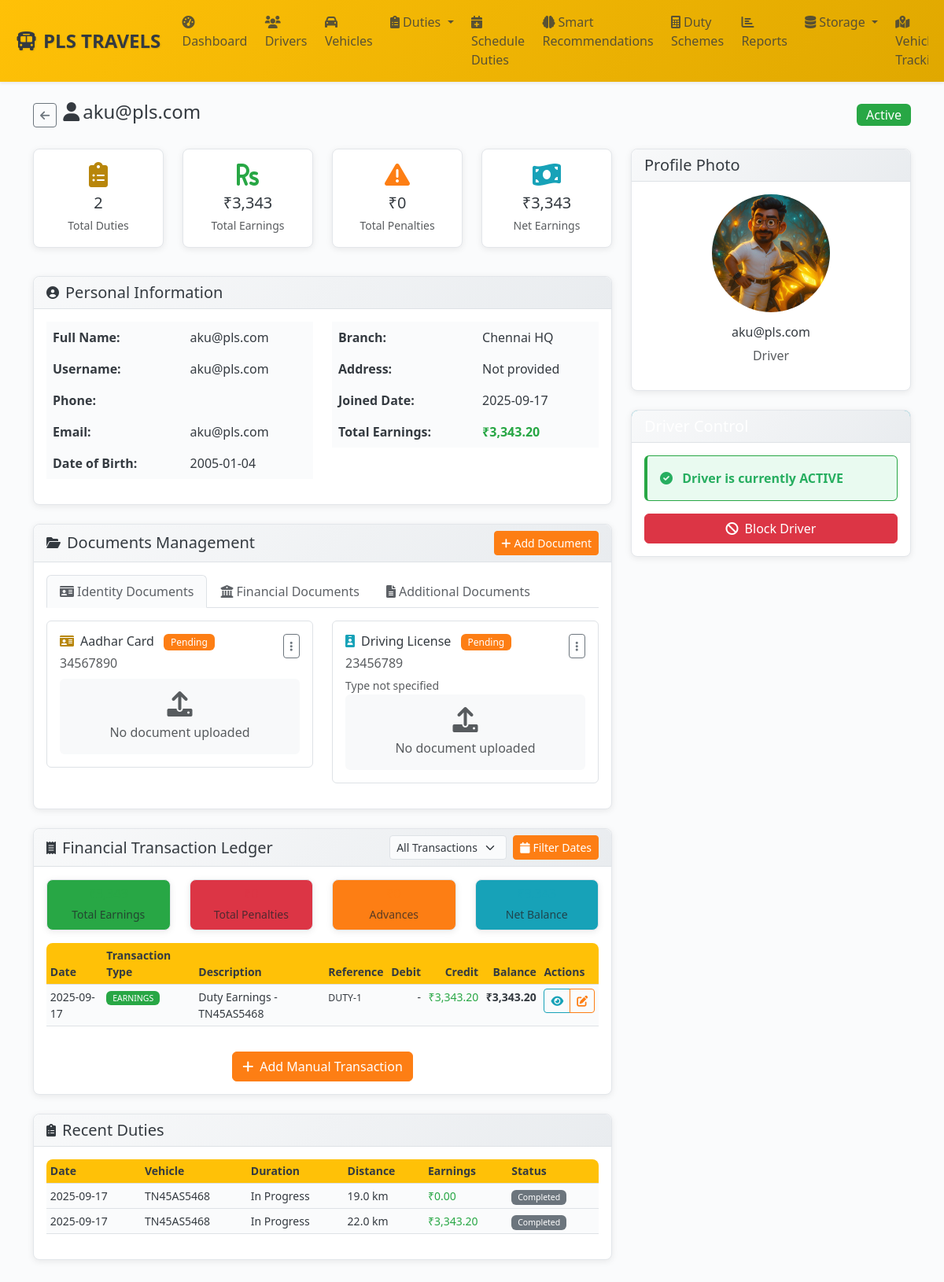
/admin/drivers/2/view (signed in), run on an earlier commit of the app's database.
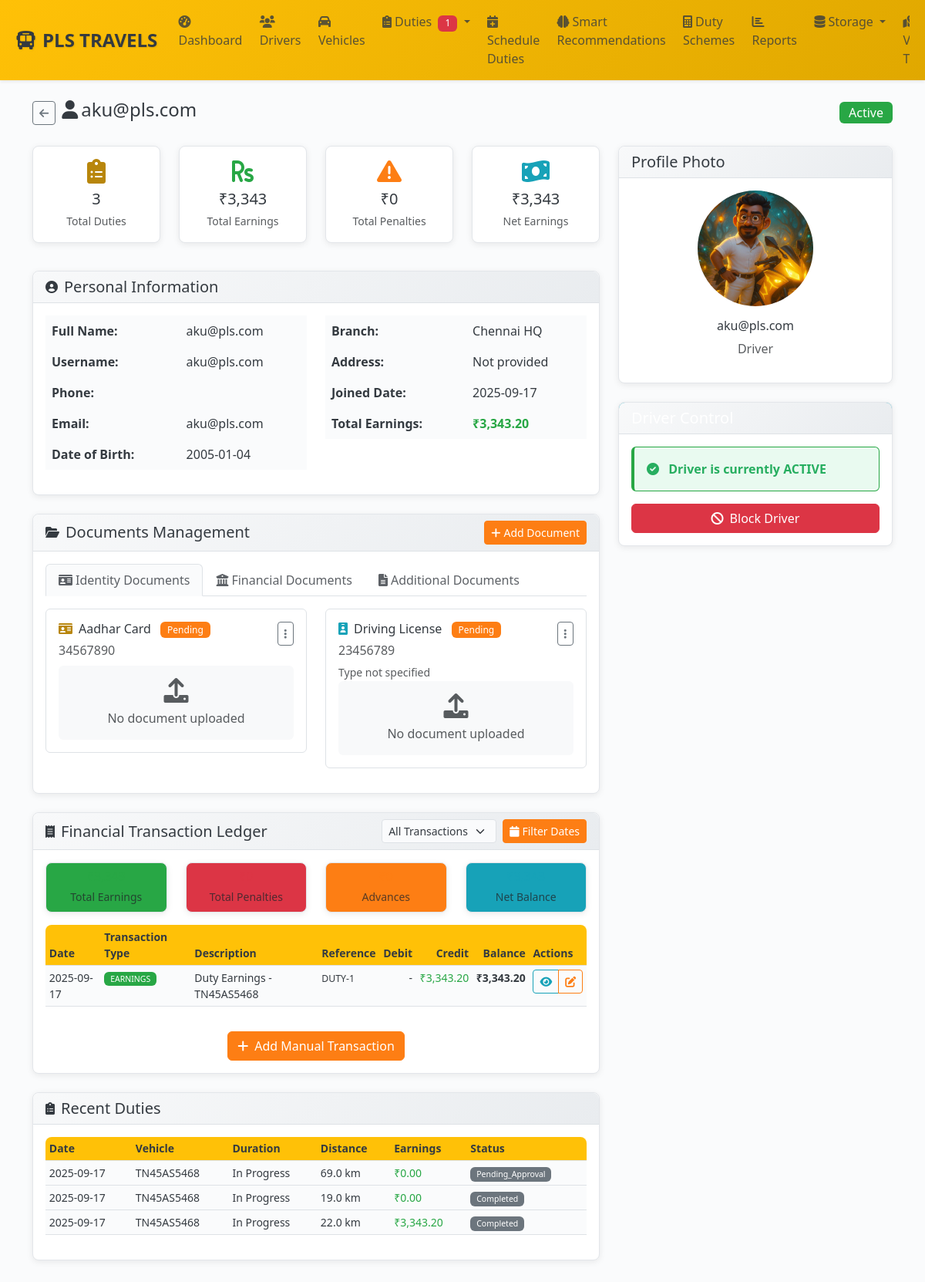
And on a later commit of the database.
### models.py (models this page shows, shortened)
class Duty(db.Model):
    __tablename__ = 'duties'
    id = db.Column(db.Integer, primary_key=True)
    uuid = db.Column(db.String(36), unique=True, nullable=False, default=lambda: str(uuid.uuid4()))
    driver_id = db.Column(db.Integer, db.ForeignKey('drivers.id'), nullable=False, index=True)
    vehicle_id = db.Column(db.Integer, db.ForeignKey('vehicles.id'), nullable=False, index=True)
    branch_id = db.Column(db.Integer, db.ForeignKey('branches.id'), nullable=False, index=True)
    duty_scheme_id = db.Column(db.Integer, db.ForeignKey('duty_schemes.id'))
    scheduled_start = db.Column(db.DateTime)
    scheduled_end = db.Column(db.DateTime)
    actual_start = db.Column(db.DateTime, index=True)
    actual_end = db.Column(db.DateTime)
    break_duration = db.Column(db.Integer, default=0)  # minutes
    start_location_lat = db.Column(db.Float)
    start_location_lng = db.Column(db.Float)
    start_location_accuracy = db.Column(db.Float)
    start_photo = db.Column(db.String(255))
    start_odometer = db.Column(db.Float)
    end_location_lat = db.Column(db.Float)
    end_location_lng = db.Column(db.Float)
    end_location_accuracy = db.Column(db.Float)
    end_photo = db.Column(db.String(255))
    end_odometer = db.Column(db.Float)
    total_trips = db.Column(db.Integer, default=0)
    total_distance = db.Column(db.Float, default=0.0)
    total_passengers = db.Column(db.Integer, default=0)
    fuel_consumed = db.Column(db.Float, default=0.0)
    cash_collection = db.Column(db.Float, default=0.0)  # CASH ON HAND
    digital_payments = db.Column(db.Float, default=0.0)
    card_payments = db.Column(db.Float, default=0.0)
    wallet_payments = db.Column(db.Float, default=0.0)
    uber_trips = db.Column(db.Integer, default=0)  # UBER TRIPS
    uber_collected = db.Column(db.Float, default=0.0)  # UBER COLLECTED
    qr_payment = db.Column(db.Float, default=0.0)  # QR PAYMENT
    operator_out = db.Column(db.Float, default=0.0)  # OPERATOR OUT
    company_pay = db.Column(db.Float, default=0.0)  # COMPANY PAY
    start_cng = db.Column(db.Float, default=0.0)  # START CNG
    end_cng = db.Column(db.Float, default=0.0)  # END CNG
    cng_average = db.Column(db.Float, default=0.0)  # CNG AVERAGE
    cng_point = db.Column(db.String(100))  # CNG POINT
    pass_amount = db.Column(db.Float, default=0.0)  # PASS
    insurance_amount = db.Column(db.Float, default=0.0)  # INSURANCE
    fuel_expense = db.Column(db.Float, default=0.0)
    toll_expense = db.Column(db.Float, default=0.0)
    parking_expense = db.Column(db.Float, default=0.0)
    maintenance_expense = db.Column(db.Float, default=0.0)
    other_expenses = db.Column(db.Float, default=0.0)
    expense_description = db.Column(db.Text)
    base_payment = db.Column(db.Float, default=0.0)
    incentive_payment = db.Column(db.Float, default=0.0)
    bonus_payment = db.Column(db.Float, default=0.0)
    overtime_payment = db.Column(db.Float, default=0.0)
    advance_deduction = db.Column(db.Float, default=0.0)
    penalty_deduction = db.Column(db.Float, default=0.0)
    fuel_deduction = db.Column(db.Float, default=0.0)
    other_deductions = db.Column(db.Float, default=0.0)
    deduction_description = db.Column(db.Text)
    gross_revenue = db.Column(db.Float, default=0.0)
    net_revenue = db.Column(db.Float, default=0.0)
    driver_earnings = db.Column(db.Float, default=0.0)
    company_profit = db.Column(db.Float, default=0.0)
    status = db.Column(db.Enum(DutyStatus), nullable=False, default=DutyStatus.SCHEDULED, index=True)
    notes = db.Column(db.Text)
    supervisor_notes = db.Column(db.Text)
    submitted_at = db.Column(db.DateTime)
    reviewed_by = db.Column(db.Integer, db.ForeignKey('users.id'))
    reviewed_at = db.Column(db.DateTime)
    approved_at = db.Column(db.DateTime)
    rejection_reason = db.Column(db.Text)
    created_at = db.Column(db.DateTime, default=get_ist_time_naive)
    updated_at = db.Column(db.DateTime, default=get_ist_time_naive, onupdate=get_ist_time_naive)
    reviewer = db.relationship('User', foreign_keys=[reviewed_by])
    __table_args__ = (
        Index('idx_duty_date_branch', 'actual_start', 'branch_id'),
        Index('idx_duty_status_driver', 'status', 'driver_id'),
        Index('idx_duty_revenue', 'gross_revenue', 'driver_earnings'),
    )
    @hybrid_property
    def start_time(self):
        return self.actual_start
    @hybrid_property
    def distance_km(self):
        return self.total_distance

class Vehicle(db.Model):
    __tablename__ = 'vehicles'
    id = db.Column(db.Integer, primary_key=True)
    uuid = db.Column(db.String(36), unique=True, nullable=False, default=lambda: str(uuid.uuid4()))
    branch_id = db.Column(db.Integer, db.ForeignKey('branches.id'), nullable=False, index=True)
    vehicle_type_id = db.Column(db.Integer, db.ForeignKey('vehicle_types.id'), nullable=True)
    registration_number = db.Column(db.String(20), unique=True, nullable=False, index=True)
    chassis_number = db.Column(db.String(50), unique=True)
    engine_number = db.Column(db.String(50), unique=True)
    make = db.Column(db.String(50))  # Maruti, Tata, etc.
    model = db.Column(db.String(100))
    variant = db.Column(db.String(50))
    manufacturing_year = db.Column(db.Integer)
    purchase_date = db.Column(db.Date)
    color = db.Column(db.String(30))
    seating_capacity = db.Column(db.Integer)
    fuel_tank_capacity = db.Column(db.Float)
    mileage = db.Column(db.Float)  # km per liter
    insurance_provider = db.Column(db.String(100))
    insurance_policy_number = db.Column(db.String(100))
    insurance_start_date = db.Column(db.Date)
    insurance_expiry_date = db.Column(db.Date, index=True)
    insurance_premium = db.Column(db.Float)
    fitness_certificate_number = db.Column(db.String(50))
    fitness_expiry_date = db.Column(db.Date, index=True)
    permit_number = db.Column(db.String(50))
    permit_type = db.Column(db.String(30))  # All India, State, City
    permit_expiry_date = db.Column(db.Date, index=True)
    pollution_certificate_number = db.Column(db.String(50))
    pollution_expiry_date = db.Column(db.Date)
    gps_device_id = db.Column(db.String(50))
    gps_sim_number = db.Column(db.String(20))
    fastag_id = db.Column(db.String(50))
    fastag_balance = db.Column(db.Float, default=0.0)
    status = db.Column(db.Enum(VehicleStatus), nullable=False, default=VehicleStatus.ACTIVE, index=True)
    is_available = db.Column(db.Boolean, default=True, index=True)
    last_service_date = db.Column(db.Date)
    next_service_date = db.Column(db.Date)
    current_odometer = db.Column(db.Float, default=0.0)
    purchase_price = db.Column(db.Float)
    current_market_value = db.Column(db.Float)
    total_maintenance_cost = db.Column(db.Float, default=0.0)
    registration_document = db.Column(db.String(255))  # Vehicle registration certificate
    insurance_document = db.Column(db.String(255))  # Insurance policy document
    fitness_document = db.Column(db.String(255))  # Fitness certificate document
    permit_document = db.Column(db.String(255))  # Permit document
    pollution_document = db.Column(db.String(255))  # Pollution certificate document
    other_document = db.Column(db.String(255))  # Other important documents
    uber_vehicle_id = db.Column(db.String(100), unique=True, index=True)  # Uber's vehicle ID
    uber_vehicle_uuid = db.Column(db.String(100), unique=True)  # Uber's vehicle UUID
    uber_sync_status = db.Column(db.String(20), default='none', index=True)  # none, synced, failed, pending
    uber_last_sync = db.Column(db.DateTime)  # Last successful sync timestamp
    uber_sync_error = db.Column(db.Text)  # Last sync error message
    uber_vehicle_data = db.Column(db.Text)  # JSON: Cached Uber vehicle data
    created_at = db.Column(db.DateTime, default=get_ist_time_naive)
    updated_at = db.Column(db.DateTime, default=get_ist_time_naive, onupdate=get_ist_time_naive)
    vehicle_type_obj = db.relationship('VehicleType', backref=db.backref('vehicle_instances', overlaps="vehicles,vehicle_type_info"), lazy=True, overlaps="vehicle_type_info,vehicles")
    duties = db.relationship('Duty', backref='vehicle', lazy=True)
    maintenance_records = db.relationship('MaintenanceRecord', backref='vehicle', lazy=True)
    __table_args__ = (
        Index('idx_vehicle_status_branch', 'status', 'branch_id'),
        Index('idx_vehicle_expiry_dates', 'insurance_expiry_date', 'fitness_expiry_date', 'permit_expiry_date'),
    )

### admin_routes.py (the view)
@admin_bp.route('/drivers/<int:driver_id>/view')
@login_required
@admin_required
def view_driver(driver_id):
    driver = Driver.query.get_or_404(driver_id)
    all_duties = Duty.query.filter_by(driver_id=driver_id).order_by(desc(Duty.created_at)).all()
    recent_duties = all_duties[:10]  # Show top 10 for recent section
    penalties = Penalty.query.filter_by(driver_id=driver_id).order_by(desc(Penalty.applied_at)).all()
    assets = Asset.query.filter_by(driver_id=driver_id).all()
    assignments = VehicleAssignment.query.filter_by(driver_id=driver_id).order_by(desc(VehicleAssignment.start_date)).all()
    total_duties = len(all_duties)
    total_earnings = sum(duty.driver_earnings or 0 for duty in all_duties)
    total_penalties = sum(penalty.amount or 0 for penalty in penalties)
    net_earnings = total_earnings - total_penalties
    active_duties = [d for d in all_duties if d.status == DutyStatus.ACTIVE]
    completed_duties = [d for d in all_duties if d.status == DutyStatus.COMPLETED]
    from datetime import datetime, timedelta
    from collections import defaultdict
    six_months_ago = datetime.now() - timedelta(days=180)
    recent_duties_for_stats = [d for d in all_duties if d.created_at and d.created_at >= six_months_ago]
    monthly_stats = defaultdict(lambda: {'duties': 0, 'earnings': 0, 'trips': 0})
    for duty in recent_duties_for_stats:
        month_key = duty.created_at.strftime('%Y-%m')
        monthly_stats[month_key]['duties'] += 1
        monthly_stats[month_key]['earnings'] += duty.driver_earnings or 0
        monthly_stats[month_key]['trips'] += duty.total_trips or 0
    return render_template('admin/driver_details.html',
                         driver=driver,
                         recent_duties=recent_duties,
                         all_duties=all_duties,
                         penalties=penalties,
                         assets=assets,
                         assignments=assignments,
                         total_duties=total_duties,
                         total_earnings=total_earnings,
                         total_penalties=total_penalties,
                         net_earnings=net_earnings,
                         active_duties=len(active_duties),
                         completed_duties=len(completed_duties),
                         monthly_stats=dict(monthly_stats))

### templates/admin/driver_details.html (shortened to what the changed rows need)
{% extends "base.html" %}
{% block content %}
<div class="row">
    <div class="col-lg-8">
        <div class="row mb-4">
            <div class="col-md-3">
                <div class="card text-center card-compact">
                    <div class="card-body py-3">
                        <i class="fas fa-clipboard-list fa-2x text-primary mb-2"></i>
                        <h5 class="mb-1">{{ total_duties }}</h5>
                        <small class="text-muted">Total Duties</small>
                    </div>
                </div>
            </div>
        </div>
        <div class="card mb-4">
            <div class="card-body">
                <div class="table-responsive">
                    <table class="table table-sm" id="transactionTable">
                        <thead class="table-light">
                            <tr>
                                <th>Date</th>
                                <th>Transaction Type</th>
                                <th>Description</th>
                                <th>Reference</th>
                                <th class="text-end">Debit</th>
                                <th class="text-end">Credit</th>
                                <th class="text-end">Balance</th>
                                <th>Actions</th>
                            </tr>
                        </thead>
                        <tbody id="transactionTableBody">
                            {% set running_balance = 0 %}
                            {% for duty in recent_duties %}
                                {% if duty.driver_earnings %}
                                    {% set running_balance = running_balance + duty.driver_earnings %}
                                    <tr class="transaction-row" data-type="earnings">
                                        <td>{{ duty.start_time.strftime('%Y-%m-%d') if duty.start_time else 'N/A' }}</td>
                                        <td><span class="badge bg-success">EARNINGS</span></td>
                                        <td>Duty Earnings - {{ duty.vehicle.registration_number if duty.vehicle else 'N/A' }}</td>
                                        <td><small>DUTY-{{ duty.id }}</small></td>
                                        <td class="text-end">-</td>
                                        <td class="text-end text-success">₹{{ "{:,.2f}".format(duty.driver_earnings) }}</td>
                                        <td class="text-end"><strong>₹{{ "{:,.2f}".format(running_balance) }}</strong></td>
                                        <td>
                                            <div class="btn-group btn-group-sm">
                                                <button class="btn btn-outline-info" onclick="viewTransaction('duty', {{ duty.id }})">
                                                    <i class="fas fa-eye"></i>
                                                </button>
                                                <button class="btn btn-outline-warning" onclick="editTransaction('duty', {{ duty.id }})">
                                                    <i class="fas fa-edit"></i>
                                                </button>
                                            </div>
                                        </td>
                                    </tr>
                                {% endif %}
                            {% endfor %}
                        </tbody>
                    </table>
                </div>
            </div>
        </div>
        {% if recent_duties %}
        <div class="card mb-4">
            <div class="card-body">
                <div class="table-responsive">
                    <table class="table table-sm">
                        <thead>
                            <tr>
                                <th>Date</th>
                                <th>Vehicle</th>
                                <th>Duration</th>
                                <th>Distance</th>
                                <th>Earnings</th>
                                <th>Status</th>
                            </tr>
                        </thead>
                        <tbody>
                            {% for duty in recent_duties %}
                            <tr>
                                <td>{{ duty.start_time.strftime('%Y-%m-%d') }}</td>
                                <td>{{ duty.vehicle.registration_number if duty.vehicle else 'N/A' }}</td>
                                <td>
                                    {% if duty.end_time %}
                                    {{ ((duty.end_time - duty.start_time).seconds // 3600) }}h {{ (((duty.end_time - duty.start_time).seconds % 3600) // 60) }}m
                                    {% else %}
                                    In Progress
                                    {% endif %}
                                </td>
                                <td>{{ "{:.1f}".format(duty.distance_km) if duty.distance_km else '0' }} km</td>
                                <td class="text-success">₹{{ "{:,.2f}".format(duty.driver_earnings) }}</td>
                                <td>
                                    {% if duty.status == 'active' %}
                                    <span class="badge bg-primary">Active</span>
                                    {% elif duty.status == 'completed' %}
                                    <span class="badge bg-success">Completed</span>
                                    {% else %}
                                    <span class="badge bg-secondary">{{ duty.status.value.title() }}</span>
                                    {% endif %}
                                </td>
                            </tr>
                            {% endfor %}
                        </tbody>
                    </table>
                </div>
            </div>
        </div>
        {% endif %}
    </div>
</div>
{% endblock %}

What changed in the data, as far as the page shows it:
added Duty: start_time "2025-09-17", vehicle "TN45AS5468", total_distance "69.0", driver_earnings "0.00", status.value "Pending_Approval", shown under "Recent Duties"
Also different on the page:
{{ pending_duties_count }}: (not shown) → "1"
{{ total_duties }}: "2" → "3"
